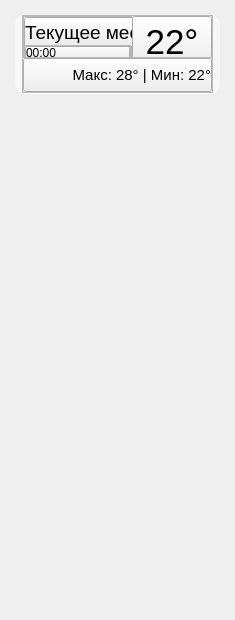
         <widget class="QWidget" name="scroll_area_widget">
          <property name="geometry">
           <rect>
            <x>0</x>
            <y>0</y>
            <width>235</width>
            <height>620</height>
           </rect>
          </property>
          <layout class="QVBoxLayout" name="scroll_area_vlayout">
           <property name="spacing">
            <number>0</number>
           </property>
           <property name="leftMargin">
            <number>15</number>
           </property>
           <property name="topMargin">
            <number>15</number>
           </property>
           <property name="rightMargin">
            <number>0</number>
           </property>
           <property name="bottomMargin">
            <number>0</number>
           </property>
           <item>
            <widget class="QFrame" name="button_frame">
             <property name="sizePolicy">
              <sizepolicy hsizetype="Fixed" vsizetype="Fixed">
               <horstretch>0</horstretch>
               <verstretch>0</verstretch>
              </sizepolicy>
             </property>
             <property name="minimumSize">
              <size>
               <width>205</width>
               <height>79</height>
              </size>
             </property>
             <property name="maximumSize">
              <size>
               <width>205</width>
               <height>79</height>
              </size>
             </property>
             <property name="font">
              <font>
               <pointsize>14</pointsize>
              </font>
             </property>
             <property name="styleSheet">
              <string notr="true">#button_frame{
  border-bottom: 1px solid white;
  background-color: rgba(255, 255, 255, 0.5);
  border-radius: 10px;
}</string>
             </property>
             <property name="frameShape">
              <enum>QFrame::StyledPanel</enum>
             </property>
             <property name="frameShadow">
              <enum>QFrame::Raised</enum>
             </property>
             <layout class="QVBoxLayout" name="button_frame_vlayout">
              <property name="spacing">
               <number>0</number>
              </property>
              <property name="leftMargin">
               <number>7</number>
              </property>
              <property name="topMargin">
               <number>0</number>
              </property>
              <property name="rightMargin">
               <number>7</number>
              </property>
              <property name="bottomMargin">
               <number>0</number>
              </property>
              <item>
               <widget class="QFrame" name="main_btn_frame">
                <property name="frameShape">
                 <enum>QFrame::StyledPanel</enum>
                </property>
                <property name="frameShadow">
                 <enum>QFrame::Raised</enum>
                </property>
                <layout class="QHBoxLayout" name="main_btn_frame_hlayout">
                 <property name="spacing">
                  <number>0</number>
                 </property>
                 <property name="leftMargin">
                  <number>0</number>
                 </property>
                 <property name="topMargin">
                  <number>0</number>
                 </property>
                 <property name="rightMargin">
                  <number>0</number>
                 </property>
                 <property name="bottomMargin">
                  <number>0</number>
                 </property>
                 <item>
                  <widget class="QFrame" name="city_time_frame">
                   <property name="sizePolicy">
                    <sizepolicy hsizetype="Expanding" vsizetype="Preferred">
                     <horstretch>0</horstretch>
                     <verstretch>0</verstretch>
                    </sizepolicy>
                   </property>
                   <property name="minimumSize">
                    <size>
                     <width>0</width>
                     <height>44</height>
                    </size>
                   </property>
                   <property name="frameShape">
                    <enum>QFrame::StyledPanel</enum>
                   </property>
                   <property name="frameShadow">
                    <enum>QFrame::Raised</enum>
                   </property>
                   <layout class="QVBoxLayout" name="city_time_vlayout">
                    <property name="spacing">
                     <number>0</number>
                    </property>
                    <property name="leftMargin">
                     <number>0</number>
                    </property>
                    <property name="topMargin">
                     <number>0</number>
                    </property>
                    <property name="rightMargin">
                     <number>0</number>
                    </property>
                    <property name="bottomMargin">
                     <number>0</number>
                    </property>
                    <item>
                     <widget class="QPushButton" name="city_btn">
                      <property name="sizePolicy">
                       <sizepolicy hsizetype="Expanding" vsizetype="Fixed">
                        <horstretch>0</horstretch>
                        <verstretch>0</verstretch>
                       </sizepolicy>
                      </property>
                      <property name="minimumSize">
                       <size>
                        <width>146</width>
                        <height>30</height>
                       </size>
                      </property>
                      <property name="maximumSize">
                       <size>
                        <width>146</width>
                        <height>30</height>
                       </size>
                      </property>
                      <property name="font">
                       <font>
                        <pointsize>14</pointsize>
                       </font>
                      </property>
                      <property name="cursor">
                       <cursorShape>PointingHandCursor</cursorShape>
                      </property>
                      <property name="styleSheet">
                       <string notr="true">text-align: left;</string>
                      </property>
                      <property name="text">
                       <string>Текущее место</string>
                      </property>
                      <property name="autoDefault">
                       <bool>false</bool>
                      </property>
                      <property name="default">
                       <bool>false</bool>
                      </property>
                      <property name="flat">
                       <bool>false</bool>
                      </property>
                     </widget>
                    </item>
                    <item>
                     <widget class="QFrame" name="time_frame">
                      <property name="minimumSize">
                       <size>
                        <width>0</width>
                        <height>14</height>
                       </size>
                      </property>
                      <property name="frameShape">
                       <enum>QFrame::StyledPanel</enum>
                      </property>
                      <property name="frameShadow">
                       <enum>QFrame::Raised</enum>
                      </property>
                      <layout class="QHBoxLayout" name="time_hlayout">
                       <property name="spacing">
                        <number>0</number>
                       </property>
                       <property name="leftMargin">
                        <number>0</number>
                       </property>
                       <property name="topMargin">
                        <number>0</number>
                       </property>
                       <property name="rightMargin">
                        <number>0</number>
                       </property>
                       <property name="bottomMargin">
                        <number>0</number>
                       </property>
                       <item>
                        <widget class="QPushButton" name="time_btn">
                         <property name="sizePolicy">
                          <sizepolicy hsizetype="Expanding" vsizetype="Fixed">
                           <horstretch>0</horstretch>
                           <verstretch>0</verstretch>
                          </sizepolicy>
                         </property>
                         <property name="minimumSize">
                          <size>
                           <width>0</width>
                           <height>14</height>
                          </size>
                         </property>
                         <property name="maximumSize">
                          <size>
                           <width>16777215</width>
                           <height>14</height>
                          </size>
                         </property>
                         <property name="font">
                          <font>
                           <pointsize>9</pointsize>
                          </font>
                         </property>
                         <property name="cursor">
                          <cursorShape>PointingHandCursor</cursorShape>
                         </property>
                         <property name="styleSheet">
                          <string notr="true">text-align: left;</string>
                         </property>
                         <property name="text">
                          <string>00:00</string>
                         </property>
                        </widget>
                       </item>
                      </layout>
                     </widget>
                    </item>
                   </layout>
                  </widget>
                 </item>
                 <item alignment="Qt::AlignRight">
                  <widget class="QPushButton" name="temp_btn">
                   <property name="minimumSize">
                    <size>
                     <width>0</width>
                     <height>51</height>
                    </size>
                   </property>
                   <property name="maximumSize">
                    <size>
                     <width>16777215</width>
                     <height>51</height>
                    </size>
                   </property>
                   <property name="font">
                    <font>
                     <pointsize>26</pointsize>
                    </font>
                   </property>
                   <property name="cursor">
                    <cursorShape>PointingHandCursor</cursorShape>
                   </property>
                   <property name="text">
                    <string>22°</string>
                   </property>
                  </widget>
                 </item>
                </layout>
               </widget>
              </item>
              <item>
               <widget class="QFrame" name="weather_frame">
                <property name="minimumSize">
                 <size>
                  <width>0</width>
                  <height>36</height>
                 </size>
                </property>
                <property name="maximumSize">
                 <size>
                  <width>16777215</width>
                  <height>36</height>
                 </size>
                </property>
                <property name="frameShape">
                 <enum>QFrame::StyledPanel</enum>
                </property>
                <property name="frameShadow">
                 <enum>QFrame::Raised</enum>
                </property>
                <layout class="QHBoxLayout" name="weather_hlayout">
                 <property name="spacing">
                  <number>0</number>
                 </property>
                 <property name="leftMargin">
                  <number>0</number>
                 </property>
                 <property name="topMargin">
                  <number>0</number>
                 </property>
                 <property name="rightMargin">
                  <number>0</number>
                 </property>
                 <property name="bottomMargin">
                  <number>0</number>
                 </property>
                 <item>
                  <widget class="QPushButton" name="weather_btn">
                   <property name="sizePolicy">
                    <sizepolicy hsizetype="Expanding" vsizetype="Fixed">
                     <horstretch>0</horstretch>
                     <verstretch>0</verstretch>
                    </sizepolicy>
                   </property>
                   <property name="minimumSize">
                    <size>
                     <width>0</width>
                     <height>34</height>
                    </size>
                   </property>
                   <property name="maximumSize">
                    <size>
                     <width>16777215</width>
                     <height>34</height>
                    </size>
                   </property>
                   <property name="font">
                    <font>
                     <pointsize>11</pointsize>
                    </font>
                   </property>
                   <property name="cursor">
                    <cursorShape>PointingHandCursor</cursorShape>
                   </property>
                   <property name="styleSheet">
                    <string notr="true">text-align: right;</string>
                   </property>
                   <property name="text">
                    <string>Макс: 28° | Мин: 22°</string>
                   </property>
                   <property name="icon">
                    <iconset>
                     <normaloff>icons/10d@2x.png</normaloff>icons/10d@2x.png</iconset>
                   </property>
                   <property name="iconSize">
                    <size>
                     <width>36</width>
                     <height>36</height>
                    </size>
                   </property>
                  </widget>
                 </item>
                </layout>
               </widget>
              </item>
             </layout>
            </widget>
           </item>
           <item>
            <spacer name="verticalSpacer">
             <property name="orientation">
              <enum>Qt::Vertical</enum>
             </property>
             <property name="sizeType">
              <enum>QSizePolicy::MinimumExpanding</enum>
             </property>
             <property name="sizeHint" stdset="0">
              <size>
               <width>20</width>
               <height>40</height>
              </size>
             </property>
            </spacer>
           </item>
          </layout>
         </widget>
